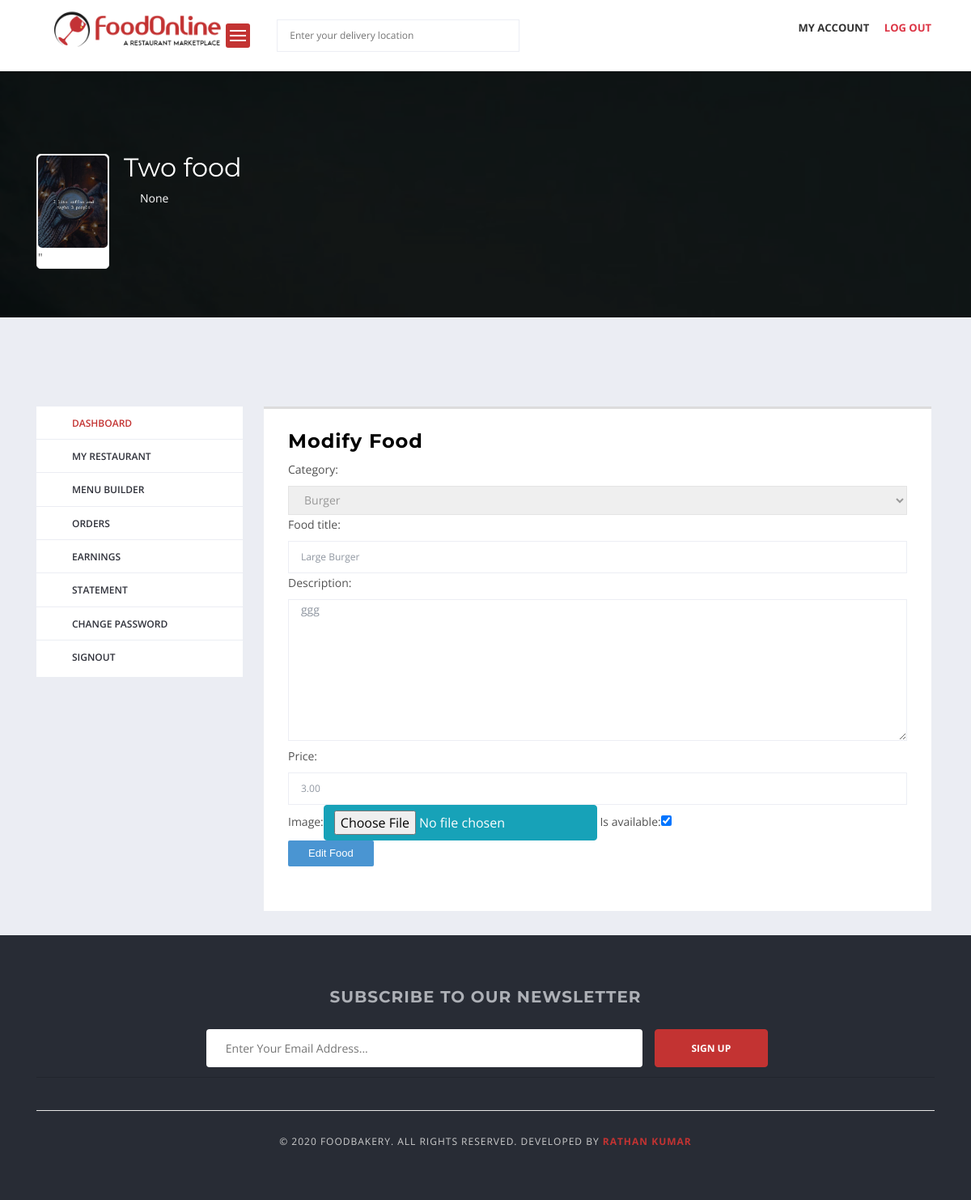
Page /menue_builder/food/edit/7/ (signed in) on the committed database.
### vendor/models.py (models this page shows, shortened)
class Vendor(models.Model):
    vendor_user=models.OneToOneField(User, related_name='vendor_user',
                              on_delete=models.CASCADE)
    vendor_user_profile=models.OneToOneField(UserProfile,related_name='vendor_user_profile',
                                      on_delete=models.CASCADE)
    vendor_name=models.CharField(max_length=50)
    vendor_license=models.ImageField(upload_to='vendor/license')
    is_approved=models.BooleanField(default=False)
    created_at=models.DateTimeField(auto_now_add=True)
    modified_at=models.DateTimeField(auto_now=True)

### accounts/models.py (models this page shows, shortened)
class UserProfile(models.Model):
    user= models.OneToOneField(User, on_delete=models.CASCADE, related_name='user')
    profile_picture=models.ImageField(upload_to='user/profile_picture',blank=True,null=True)
    cover_photo=models.ImageField(upload_to='user/cover_picture',blank=True,null=True)
    address=models.CharField(max_length=500,blank=True,null=True)
    country=models.CharField(max_length=50, blank=True,null=True)
    state=models.CharField(max_length=50, blank=True,null=True)
    city=models.CharField(max_length=50, blank=True,null=True)
    pin_code=models.CharField(max_length=10, blank=True,null=True)
    latitude=models.CharField(max_length=50, blank=True,null=True)
    longitute=models.CharField(max_length=50, blank=True,null=True)
    created_at=models.DateTimeField(auto_now_add=True)
    modify_at=models.DateTimeField(auto_now=True)

### menu/models.py (models this page shows, shortened)
class FoodItem(models.Model):
    vendor = models.ForeignKey(Vendor, on_delete=models.CASCADE)
    category=models.ForeignKey(Category, on_delete=models.CASCADE)
    food_title=models.CharField(max_length=50)
    slug=models.SlugField(max_length=250, unique=True)
    description = models.TextField(blank=True)
    price=models.DecimalField(max_digits=10, decimal_places=2)
    image=models.ImageField(upload_to='foodimages')
    is_available=models.BooleanField(default=True)
    created_at = models.DateTimeField(auto_now_add=True)
    updated_at = models.DateTimeField(auto_now=True)

### vendor/views.py (the view, shortened to what this page needs)
def edit_food(request, pk=None):
    food=get_object_or_404(FoodItem,pk=pk)
    form = FoodItem_form(instance=food)
    form.fields['category'].queryset=Category.objects.filter(vendor=get_vendor(request))
    context={
        'form':form,
        'food':food,
    }
    return render(request, 'vendor/edit_food.html', context)

### menu/forms.py
class FoodItem_form(forms.ModelForm):
    image=forms.FileField(widget=forms.FileInput(attrs={'class':'btn btn-info'}),validators=[allow_only_image])
    class Meta:
        model=FoodItem
        fields=['category','food_title','description','price','image','is_available']

### accounts/context_processors.py (called while the page is built)
def get_vendor(request):
    try:
        vendor=Vendor.objects.get(vendor_user=request.user)
    except:
        vendor=None
    return dict(vendor=vendor)

### menu/models.py (called while the page is built)
    def __str__(self) -> str:
        return self.category_name

### vendor/views.py (called while the page is built)
def get_vendor(request):
    vendor=Vendor.objects.get(vendor_user=request.user)
    return vendor

### templates/vendor/edit_food.html (shortened to what this page needs)
{% extends 'base.html' %}
{% load static %}
{% block content %}
<div class="main-section">
    {% include 'includes/cover.html' %}
     <div class="page-section account-header buyer-logged-in">
         <div class="container">
             <div class="row">
                 <div class="col-lg-3 col-md-3 col-sm-12 col-xs-12">
                    {% include 'includes/v_sidebar.html' %}
                 </div>
                 <div class="col-lg-9 col-md-9 col-sm-12 col-xs-12">
                     <div class="user-dashboard loader-holder">
                         <div class="user-holder">
                            <h2>Modify Food</h2>
                           <form action="{% url 'edit_food' food.pk %}" method="POST">
                            {{form}}
                            <div class="field-holder">
                                <div class="payment-holder input-button-loader">
                                    <input  type="submit" value="Edit Food" >
                                </div>
                            </div>
                           </form>
                         </div>
                     </div>
                 </div>
             </div>
         </div>
     </div>
 </div>
{% endblock content %}

### templates/includes/cover.html
{% load static %}
<div class="page-section restaurant-detail-image-section" style=" background: url({% if vendor.vendor_user_profile.cover_photo %}{{ vendor.vendor_user_profile.cover_photo.url }} {% else %}{% static 'images/de_cover.jpg' %} {% endif %} ) no-repeat scroll 0 0 / cover;">
    <div class="container">
        <div class="row">
            <div class="col-lg-12 col-md-12 col-sm-12 col-xs-12">
                <div class="company-info-detail">
                    <div class="company-info">
                        <div class="img-holder">
                            <figure>
                                {% if vendor.vendor_user_profile.profile_picture %}
                                <img src="{{ vendor.vendor_user_profile.profile_picture.url }}"alt="">
                                {% else %}
                                {% static 'images/de_cover.jpg' %}
                                 {% endif %}"
                            </figure>
                        </div>
                        <div class="text-holder">
                            <span class="restaurant-title">{{vendor.vendor_name}}</span>
                            <div class="text">
                                <i class="icon-location"></i>
                                <p>{{vendor.vendor_user_profile.address}}</p>
                            </div>
                        </div>
                    </div>
                </div>
            </div>
        </div>
    </div>
</div>

### templates/base.html (style rules this page uses)
body, .main-section p, .mce-content-body p { font:Normal 14px/24px "Open Sans", sans-serif;letter-spacing: 0px;text-transform: none;color: #515151 !important; }

### rows in the picture
Vendor: vendor_user_profile.cover_photo (picture), vendor_user_profile.profile_picture (picture), vendor_name "Two food", vendor_user_profile.address "None"
FoodItem: category "Burger", food_title "Large Burger", description "ggg", price "3.00", is_available "☑"
